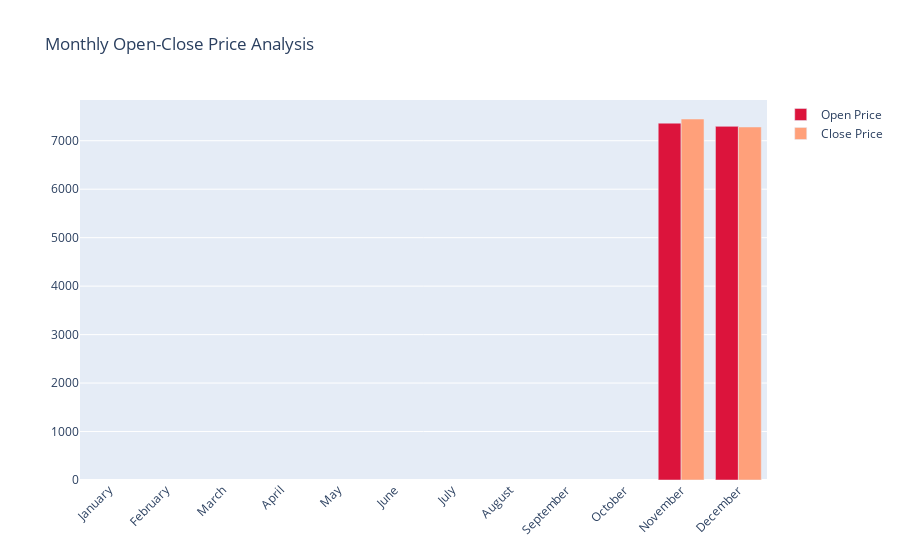
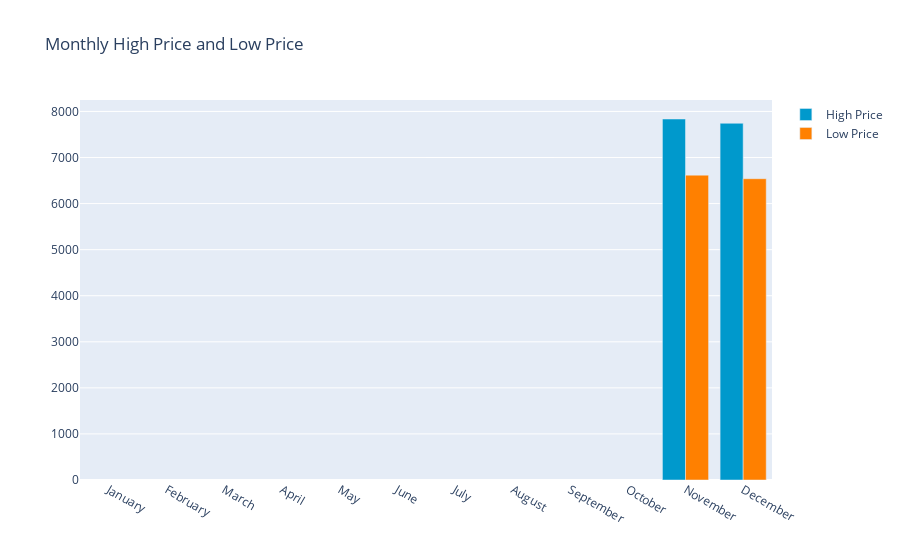
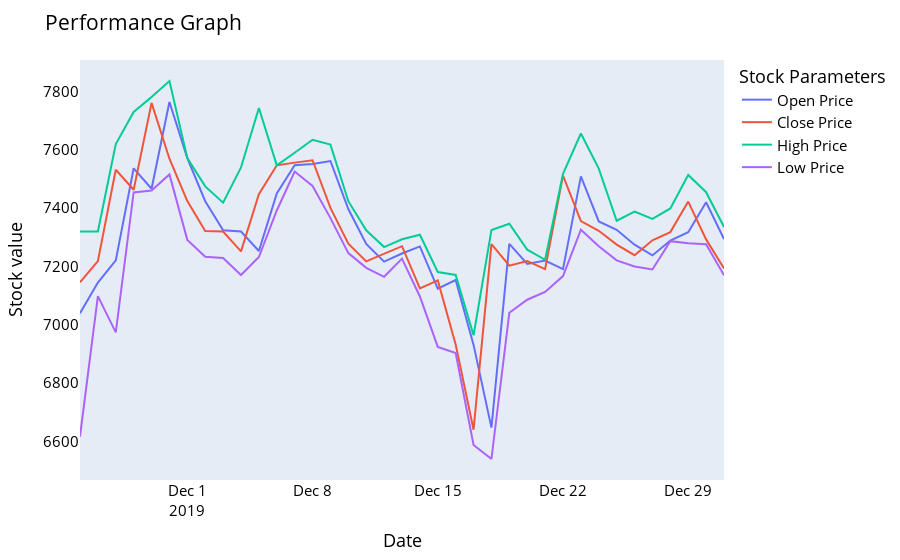
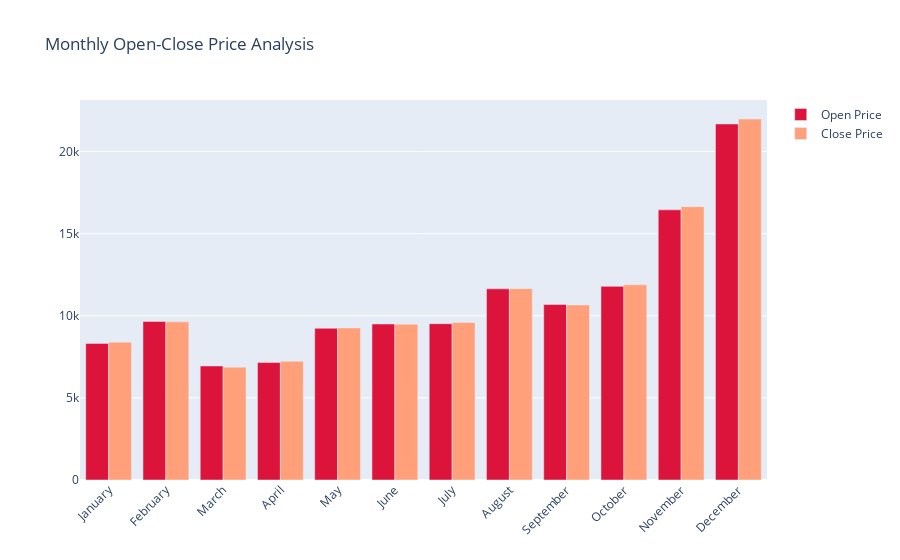

The notebook cell saved with these charts, in order:
### Code cell
show_data(btc_data)

### Figure 1 — Plotly figure (JSON) as saved in the notebook; plotly's stock layout.template omitted (floating-point values rounded to 4 significant figures)
{"data": [{"marker": {"color": "crimson"}, "name": "Open Price", "type": "bar", "x": ["January", "February", "March", "April", "May", "June", "July", "August", "September", "October", "November", "December"], "y": [null, null, null, null, null, null, null, null, null, null, 7362.0, 7296.0]}, {"marker": {"color": "lightsalmon"}, "name": "Close Price", "type": "bar", "x": ["January", "February", "March", "April", "May", "June", "July", "August", "September", "October", "November", "December"], "y": [null, null, null, null, null, null, null, null, null, null, 7448.0, 7284.0]}], "layout": {"barmode": "group", "title": {"text": "Monthly Open-Close Price Analysis"}, "xaxis": {"tickangle": -45}}}

### Figure 2 — Plotly figure (JSON) as saved in the notebook; plotly's stock layout.template omitted (floating-point values rounded to 4 significant figures)
{"data": [{"marker": {"color": "rgb(0, 153, 204)"}, "name": "High Price", "type": "bar", "x": ["January", "February", "March", "April", "May", "June", "July", "August", "September", "October", "November", "December"], "y": [null, null, null, null, null, null, null, null, null, null, 7836.0, 7743.0]}, {"marker": {"color": "rgb(255, 128, 0)"}, "name": "Low Price", "type": "bar", "x": ["January", "February", "March", "April", "May", "June", "July", "August", "September", "October", "November", "December"], "y": [null, null, null, null, null, null, null, null, null, null, 6617.0, 6540.0]}], "layout": {"barmode": "group", "title": {"text": " Monthly High Price and Low Price"}}}

### Figure 3 — Plotly figure (JSON) as saved in the notebook; plotly's stock layout.template omitted (floating-point values rounded to 4 significant figures)
{"data": [{"hovertemplate": "variable=Open<br>Date=%{x}<br>Stock value=%{y}<extra></extra>", "legendgroup": "Open", "line": {"color": "#636efa", "dash": "solid"}, "marker": {"symbol": "circle"}, "mode": "lines", "name": "Open Price", "orientation": "v", "showlegend": true, "type": "scatter", "x": ["2019-11-25T00:00:00", "2019-11-26T00:00:00", "2019-11-27T00:00:00", "2019-11-28T00:00:00", "2019-11-29T00:00:00", "2019-11-30T00:00:00", "2019-12-01T00:00:00", "2019-12-02T00:00:00", "2019-12-03T00:00:00", "2019-12-04T00:00:00", "2019-12-05T00:00:00", "2019-12-06T00:00:00", "2019-12-07T00:00:00", "2019-12-08T00:00:00", "2019-12-09T00:00:00", "2019-12-10T00:00:00", "2019-12-11T00:00:00", "2019-12-12T00:00:00", "2019-12-13T00:00:00", "2019-12-14T00:00:00", "2019-12-15T00:00:00", "2019-12-16T00:00:00", "2019-12-17T00:00:00", "2019-12-18T00:00:00", "2019-12-19T00:00:00", "2019-12-20T00:00:00", "2019-12-21T00:00:00", "2019-12-22T00:00:00", "2019-12-23T00:00:00", "2019-12-24T00:00:00", "2019-12-25T00:00:00", "2019-12-26T00:00:00", "2019-12-27T00:00:00", "2019-12-28T00:00:00", "2019-12-29T00:00:00", "2019-12-30T00:00:00", "2019-12-31T00:00:00"], "xaxis": "x", "y": [7040.0, 7145.0, 7221.0, 7537.0, 7467.0, 7764.0, 7572.0, 7424.0, 7324.0, 7320.0, 7253.0, 7451.0, 7547.0, 7551.0, 7562.0, 7397.0, 7277.0, 7217.0, 7245.0, 7269.0, 7124.0, 7154.0, 6931.0, 6648.0, 7278.0, 7209.0, 7221.0, 7191.0, 7509.0, 7354.0, 7326.0, 7275.0, 7238.0, 7289.0, 7318.0, 7420.0, 7294.0], "yaxis": "y"}, {"hovertemplate": "variable=Close<br>Date=%{x}<br>Stock value=%{y}<extra></extra>", "legendgroup": "Close", "line": {"color": "#EF553B", "dash": "solid"}, "marker": {"symbol": "circle"}, "mode": "lines", "name": "Close Price", "orientation": "v", "showlegend": true, "type": "scatter", "x": ["2019-11-25T00:00:00", "2019-11-26T00:00:00", "2019-11-27T00:00:00", "2019-11-28T00:00:00", "2019-11-29T00:00:00", "2019-11-30T00:00:00", "2019-12-01T00:00:00", "2019-12-02T00:00:00", "2019-12-03T00:00:00", "2019-12-04T00:00:00", "2019-12-05T00:00:00", "2019-12-06T00:00:00", "2019-12-07T00:00:00", "2019-12-08T00:00:00", "2019-12-09T00:00:00", "2019-12-10T00:00:00", "2019-12-11T00:00:00", "2019-12-12T00:00:00", "2019-12-13T00:00:00", "2019-12-14T00:00:00", "2019-12-15T00:00:00", "2019-12-16T00:00:00", "2019-12-17T00:00:00", "2019-12-18T00:00:00", "2019-12-19T00:00:00", "2019-12-20T00:00:00", "2019-12-21T00:00:00", "2019-12-22T00:00:00", "2019-12-23T00:00:00", "2019-12-24T00:00:00", "2019-12-25T00:00:00", "2019-12-26T00:00:00", "2019-12-27T00:00:00", "2019-12-28T00:00:00", "2019-12-29T00:00:00", "2019-12-30T00:00:00", "2019-12-31T00:00:00"], "xaxis": "x", "y": [7146.0, 7218.0, 7532.0, 7463.0, 7761.0, 7570.0, 7424.0, 7322.0, 7320.0, 7252.0, 7448.0, 7547.0, 7556.0, 7564.0, 7401.0, 7278.0, 7217.0, 7243.0, 7270.0, 7125.0, 7152.0, 6932.0, 6641.0, 7277.0, 7203.0, 7219.0, 7191.0, 7512.0, 7356.0, 7323.0, 7275.0, 7239.0, 7290.0, 7318.0, 7423.0, 7293.0, 7194.0], "yaxis": "y"}, {"hovertemplate": "variable=High<br>Date=%{x}<br>Stock value=%{y}<extra></extra>", "legendgroup": "High", "line": {"color": "#00cc96", "dash": "solid"}, "marker": {"symbol": "circle"}, "mode": "lines", "name": "High Price", "orientation": "v", "showlegend": true, "type": "scatter", "x": ["2019-11-25T00:00:00", "2019-11-26T00:00:00", "2019-11-27T00:00:00", "2019-11-28T00:00:00", "2019-11-29T00:00:00", "2019-11-30T00:00:00", "2019-12-01T00:00:00", "2019-12-02T00:00:00", "2019-12-03T00:00:00", "2019-12-04T00:00:00", "2019-12-05T00:00:00", "2019-12-06T00:00:00", "2019-12-07T00:00:00", "2019-12-08T00:00:00", "2019-12-09T00:00:00", "2019-12-10T00:00:00", "2019-12-11T00:00:00", "2019-12-12T00:00:00", "2019-12-13T00:00:00", "2019-12-14T00:00:00", "2019-12-15T00:00:00", "2019-12-16T00:00:00", "2019-12-17T00:00:00", "2019-12-18T00:00:00", "2019-12-19T00:00:00", "2019-12-20T00:00:00", "2019-12-21T00:00:00", "2019-12-22T00:00:00", "2019-12-23T00:00:00", "2019-12-24T00:00:00", "2019-12-25T00:00:00", "2019-12-26T00:00:00", "2019-12-27T00:00:00", "2019-12-28T00:00:00", "2019-12-29T00:00:00", "2019-12-30T00:00:00", "2019-12-31T00:00:00"], "xaxis": "x", "y": [7320.0, 7320.0, 7620.0, 7730.0, 7781.0, 7836.0, 7572.0, 7475.0, 7419.0, 7540.0, 7743.0, 7547.0, 7590.0, 7635.0, 7618.0, 7424.0, 7324.0, 7267.0, 7294.0, 7309.0, 7181.0, 7171.0, 6964.0, 7325.0, 7347.0, 7258.0, 7223.0, 7518.0, 7656.0, 7536.0, 7357.0, 7388.0, 7364.0, 7399.0, 7514.0, 7455.0, 7335.0], "yaxis": "y"}, {"hovertemplate": "variable=Low<br>Date=%{x}<br>Stock value=%{y}<extra></extra>", "legendgroup": "Low", "line": {"color": "#ab63fa", "dash": "solid"}, "marker": {"symbol": "circle"}, "mode": "lines", "name": "Low Price", "orientation": "v", "showlegend": true, "type": "scatter", "x": ["2019-11-25T00:00:00", "2019-11-26T00:00:00", "2019-11-27T00:00:00", "2019-11-28T00:00:00", "2019-11-29T00:00:00", "2019-11-30T00:00:00", "2019-12-01T00:00:00", "2019-12-02T00:00:00", "2019-12-03T00:00:00", "2019-12-04T00:00:00", "2019-12-05T00:00:00", "2019-12-06T00:00:00", "2019-12-07T00:00:00", "2019-12-08T00:00:00", "2019-12-09T00:00:00", "2019-12-10T00:00:00", "2019-12-11T00:00:00", "2019-12-12T00:00:00", "2019-12-13T00:00:00", "2019-12-14T00:00:00", "2019-12-15T00:00:00", "2019-12-16T00:00:00", "2019-12-17T00:00:00", "2019-12-18T00:00:00", "2019-12-19T00:00:00", "2019-12-20T00:00:00", "2019-12-21T00:00:00", "2019-12-22T00:00:00", "2019-12-23T00:00:00", "2019-12-24T00:00:00", "2019-12-25T00:00:00", "2019-12-26T00:00:00", "2019-12-27T00:00:00", "2019-12-28T00:00:00", "2019-12-29T00:00:00", "2019-12-30T00:00:00", "2019-12-31T00:00:00"], "xaxis": "x", "y": [6617.0, 7099.0, 6974.0, 7454.0, 7461.0, 7516.0, 7291.0, 7233.0, 7229.0, 7171.0, 7233.0, 7392.0, 7526.0, 7476.0, 7366.0, 7246.0, 7196.0, 7165.0, 7227.0, 7097.0, 6924.0, 6904.0, 6588.0, 6540.0, 7041.0, 7086.0, 7113.0, 7167.0, 7326.0, 7270.0, 7221.0, 7200.0, 7190.0, 7287.0, 7280.0, 7276.0, 7170.0], "yaxis": "y"}], "layout": {"font": {"color": "black", "size": 15}, "legend": {"title": {"text": "Stock Parameters"}, "tracegroupgap": 0}, "margin": {"t": 60}, "title": {"text": "Performance Graph"}, "xaxis": {"anchor": "y", "domain": [0, 1], "showgrid": false, "title": {"text": "Date"}}, "yaxis": {"anchor": "x", "domain": [0, 1], "showgrid": false, "title": {"text": "Stock value"}}}}

### Figure 4 — Plotly figure (JSON) as saved in the notebook; plotly's stock layout.template omitted (floating-point values rounded to 4 significant figures)
{"data": [{"marker": {"color": "crimson"}, "name": "Open Price", "type": "bar", "x": ["January", "February", "March", "April", "May", "June", "July", "August", "September", "October", "November", "December"], "y": [8319.0, 9656.0, 6944.0, 7151.0, 9238.0, 9500.0, 9519.0, 11640.0, 10690.0, 11790.0, 16450.0, 21680.0]}, {"marker": {"color": "lightsalmon"}, "name": "Close Price", "type": "bar", "x": ["January", "February", "March", "April", "May", "June", "July", "August", "September", "October", "November", "December"], "y": [8389.0, 9631.0, 6871.0, 7224.0, 9263.0, 9489.0, 9590.0, 11650.0, 10660.0, 11890.0, 16650.0, 21980.0]}], "layout": {"barmode": "group", "title": {"text": "Monthly Open-Close Price Analysis"}, "xaxis": {"tickangle": -45}}}
